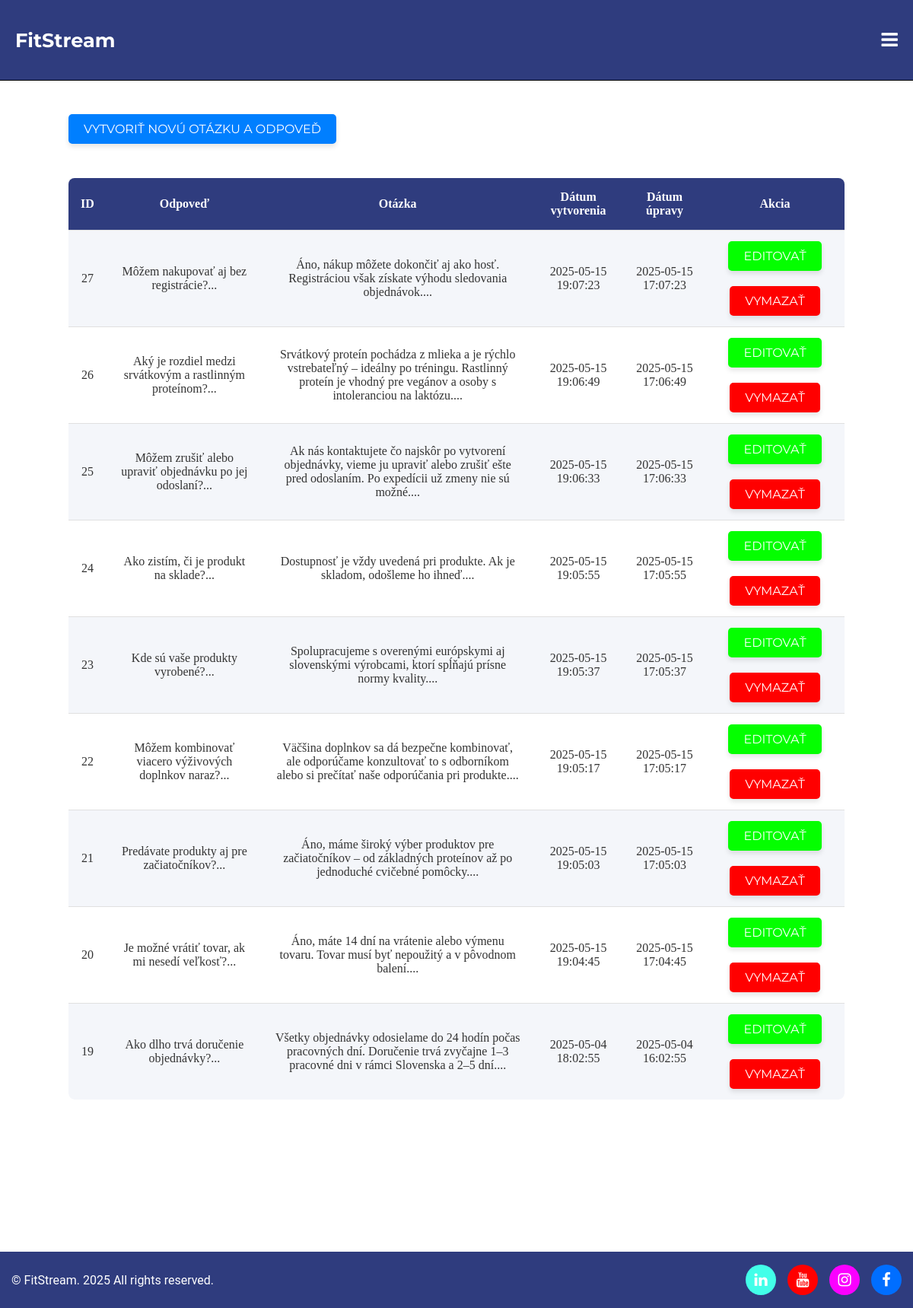
The page /admin/edit_akordeon.php (signed in) on the database as committed earlier.
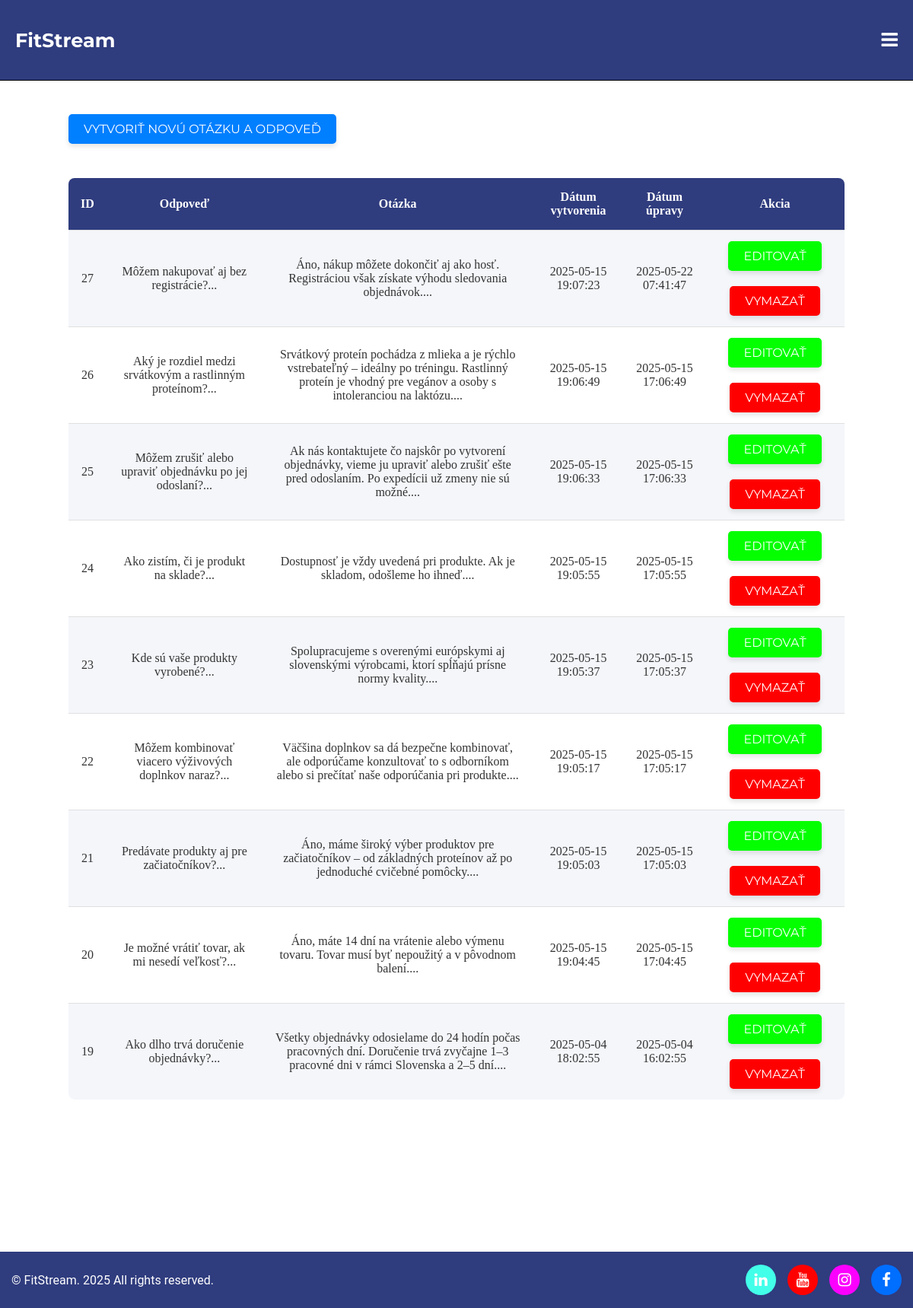
The same page on the database as committed later.
### tables this page shows
CREATE TABLE `akordeon` (
  `idakordeon` int(11) NOT NULL,
  `otazka` varchar(255) NOT NULL,
  `odpoved` text NOT NULL,
  `datum_vytvorenia` datetime DEFAULT current_timestamp(),
  `datum_upravy` timestamp NOT NULL DEFAULT current_timestamp() ON UPDATE current_timestamp()
);

### admin/edit_akordeon.php (called while the page is built, shortened)
<?php
$akordeon = new Akordeon();
$vypis_akordeon = $akordeon->vypisAkordeon();
?>
<?php include "parts/header.php"; ?>
<?php include "parts/navbar.php"; ?>
<?php include "parts/uprava_akordeon.php"?>
<?php include "parts/footer.php"; ?>

### classes/Database.php (called while the page is built, shortened)
<?php
class Database
{
    private $connection;
    protected function connect(): void
    {
        $config = DATABASE;
        $options = [
            PDO::ATTR_ERRMODE            => PDO::ERRMODE_EXCEPTION,
            PDO::ATTR_DEFAULT_FETCH_MODE => PDO::FETCH_ASSOC,
        ];
        try {
            $dsn = 'mysql:host=' . $config['HOST'] .
                   ';dbname=' . $config['DBNAME'] .
                   ';port=' . $config['PORT'];
            $this->connection = new PDO(
                $dsn,
                $config['USER_NAME'],
                $config['PASSWORD'],
                $options
            );
        } catch (PDOException $e) {
            throw new Exception('Pripojenie zlyhalo: ' . $e->getMessage());
        }
    }
    public function getConnection(): PDO
    {
        return $this->connection;
    }
}
?>

### classes/Akordeon.php (called while the page is built, shortened)
<?php
class Akordeon extends Database
{
    protected $conn;
    public function __construct()
    {
        $this->conn = $this->getConnection();
    }
    public function vypisAkordeon(): array
    {
        try {
            $sql = "SELECT * FROM akordeon ORDER BY datum_upravy DESC";
            $st = $this->conn->prepare($sql);
            $st->execute();
            $rs = $st->fetchAll();
            return $rs;
        } catch (Exception $e) {
            die("Nastala chyba");
        } finally {
            $this->conn = null;
        }
    }
}
?>

### admin/parts/uprava_akordeon.php (the view, shortened to what this page needs)
<div class="vyziva_obal">
    <div class="obal">
        <a href="<?php echo BASE_URL; ?>admin/vytvorenie/vytvorenie_otazky_a_odpovede.php" class="vytvorenie">Vytvoriť novú otázku a odpoveď</a>
        <div class="table_con">
            <table>
                <tr>
                    <th>ID</th>
                    <th>Odpoveď</th>
                    <th>Otázka</th>
                    <th>Dátum vytvorenia</th>
                    <th>Dátum úpravy</th>
                    <th>Akcia</th>
                </tr>
                <?php foreach($vypis_akordeon as $polozka_akordeonu): ?>
                    <tr>
                        <?php $id = $polozka_akordeonu['idakordeon']; ?>
                        <td><?php echo $id; ?></td>
                        <td><?php echo substr($polozka_akordeonu['otazka'], 0, 180); ?>...</td>
                        <td><?php echo substr($polozka_akordeonu['odpoved'], 0, 180); ?>...</td>
                        <td><?php echo $polozka_akordeonu['datum_vytvorenia']; ?></td>
                        <td><?php echo $polozka_akordeonu['datum_upravy']; ?></td>
                        <td>
                            <a href="<?php echo BASE_URL; ?>admin/editovanie/editovanie_akordeonu.php?id=<?php echo $id; ?>" class="edit">Editovať</a>
                            <a href="<?php echo BASE_URL; ?>admin/vymazanie/vymazanie_akordeon.php?id=<?php echo $id; ?>" onclick="return kontrolaVymazania()" class="delete">Vymazať</a>
                        </td>
                    </tr>
                <?php endforeach; ?>
            </table>
        </div>
    </div>
</div>

Rows that differ between the two databases and show on the page:
changed akordeon "Môžem nakupovať aj bez registrácie?": datum_upravy "2025-05-15 17:07:23" → "2025-05-22 07:41:47"
